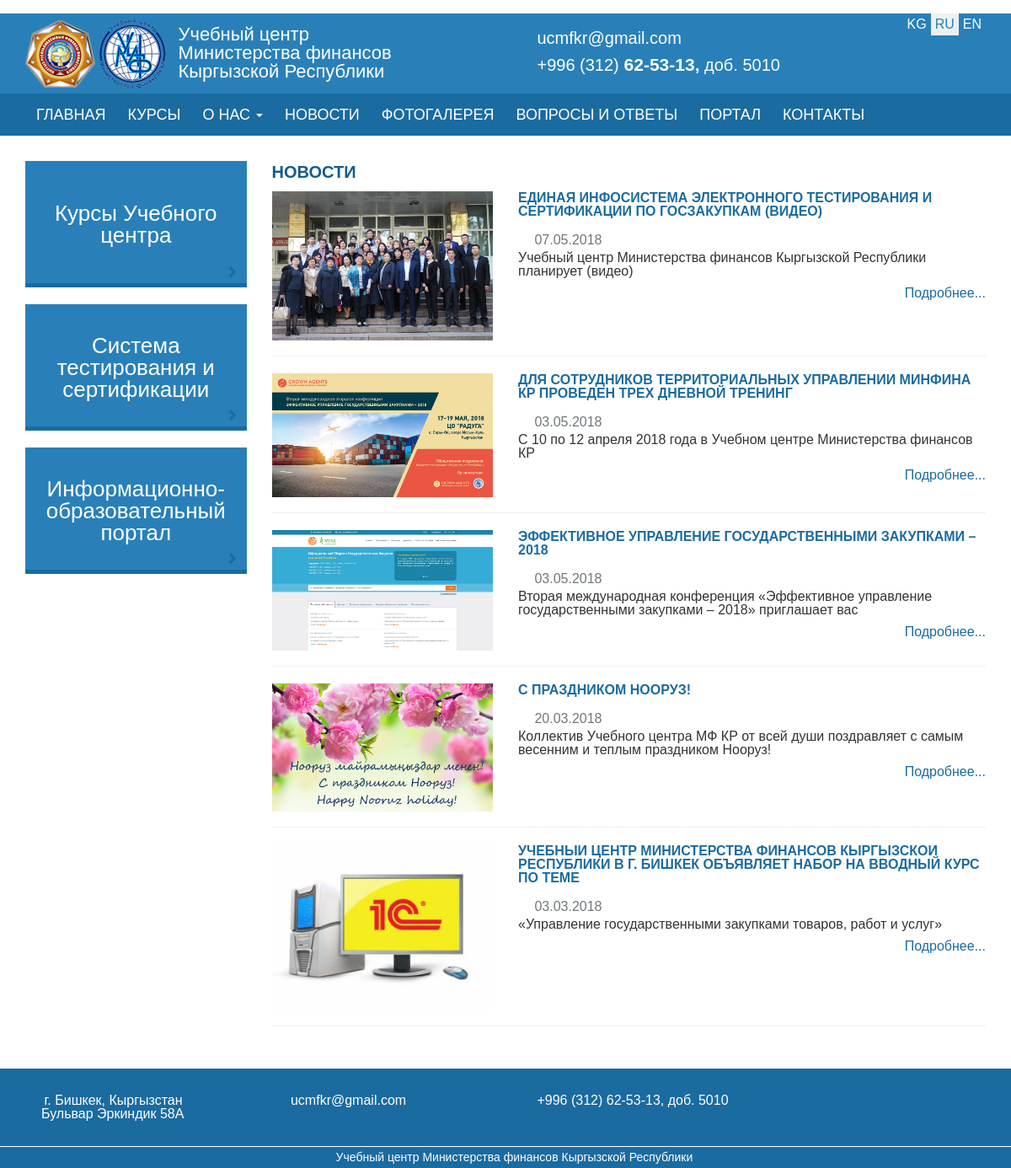
The page /news.html on the database its author committed.
### glavnaya/models.py (models this page shows, shortened)
class New(models.Model):
    title = models.CharField(max_length=150)
    text = models.TextField()
    image = models.ImageField(upload_to='news/', blank=True, null=True)
    preview=models.TextField(max_length=200)
    published=models.DateTimeField(blank=True, null=True)
    def publish_now(self):
        now=self.published.date()
        return now.strftime('%d.%m.%Y')

### glavnaya/views.py (the view)
# urls.py: path('news.html', views.news, name='news'),
def news(request):
    news_all=New.objects.order_by('-published')
    return render(request, 'glavnaya/news.html',locals())

### glavnaya/templates/glavnaya/news.html (shortened to what this page needs)
{%extends "glavnaya/index.html" %}
{% block aside %}
  <div class="item">
      <a href="kursy.html" class="box small-box">
          <div class="top-icon">
              <i class="fa fa-clipboard" aria-hidden="true"></i>
          </div>
          <div class="inner-caption"><h5 class="middle text-center">Курсы Учебного центра</h5></div>
      </a>
  </div>
  <div class="item">
      <a href="http://webtest.uchebcentr-mf.kg" target="_blank" class="box small-box">
          <div class="top-icon">
              <i class="fa fa-file-text" aria-hidden="true"></i>
          </div>
          <div class="inner-caption"><h5 class="middle text-center">Система тестирования и сертификации</h5></div>
      </a>
  </div>
  <div class="item">
      <a href="http://egplms.okmot.kg/" target="_blank" class="box small-box">
          <div class="top-icon">
              <i class="fa fa-list-alt" aria-hidden="true"></i>
          </div>
          <div class="inner-caption"><h5 class="middle text-center">Информационно-образовательный портал</h5></div>
      </a>
  </div>
{% endblock %}
{% block content %}
<div class="content">
  <div class="headline"><h3>Новости</h3></div>
  {%  for i in news_all %}
  <div class="news-item">
    <div class="row">
      <div class="col-md-4">
        <div class="news-img">
          <a href={% url 'new' i.id %}>
            <img src={{i.image.url}} alt={{i.title|truncatewords_html:3}}></a>
         </div>
        </div>
          <div class="col-md-8">
              <div class="news-list">
                <h4><a href={% url 'new' i.id %} class="title-news">{{i.title}}</a></h4>
                  <div class="news-date"><i class="fa fa-calendar" aria-hidden="true"></i>{{ i.publish_now}}</div>
                      <div class="preview-text">
                        <p>{{i.preview|truncatechars_html:150}}</p>
                          </div>
                          <div class="news-more text-right">
                              <a href={% url 'new' i.id %}>Подробнее...</a>
                          </div>
                      </div>
                  </div>
              </div>
          </div>
  {% endfor %}
</div>
{% endblock %}

### static/main.css (style rules this page uses)
html,body { height:100% }
body { font-family:'PTSansRegular',sans-serif;min-width:320px }
p,a,li { font-size:16px }
img { max-width:100% }
a,a:focus,.title h1,header,section.main,footer,.btn,.btn:focus,.btn:hover { color:#fff;outline:none;text-decoration:none }
a.box { display:block;height:200px;background:url(arrow.png) no-repeat 95% 95% #2980b9;border-bottom:7px solid #1a6ba0;position:relative;font-size:30px }
.item,.news-item { margin-bottom:20px;overflow:hidden }
.top-icon { position:absolute;top:10px;left:15px }
.middle { vertical-align:middle;display:table-cell;padding:0 20px }
aside a.small-box { height:150px;font-size:26px;color:#fff;border-bottom:5px solid #1a6ba0 }
a .inner-caption { height:150px;display:table;width:100% }
.pagewrap a { color:#1a6ba0 }
.title-news { display:inline-block;font-weight:700 }
.news-date { color:#6f777b;font-size:16px;margin:18px 0 5px }
.news-date .fa { margin-right:7px }
.news-item { border-bottom:1px solid #ecf0f1;padding-bottom:18px }
.headline { font-size:20px;color:#155c8b;text-transform:uppercase;font-weight:700;line-height:1.3em;margin-bottom:10px }
.news-img { overflow:hidden }
a,button,.news-img a img { -webkit-transition:all .3s linear;-moz-transition:all .3s linear;-ms-transition:all .3s linear;-o-transition:all .3s linear;transition:all .3s linear }
.preview-text { margin-bottom:10px }

### rows shown on the page
New: image (picture), title "ЕДИНАЯ ИНФОСИСТЕМА ЭЛЕКТРОННОГО ТЕСТИРОВАНИЯ И СЕРТИФИКАЦИИ ПО ГОСЗАКУПКАМ (ВИДЕО)", publish_now "07.05.2018", preview "Учебный центр Министерства финансов Кыргызской Республики планирует (видео)"
New: image (picture), title "ДЛЯ СОТРУДНИКОВ ТЕРРИТОРИАЛЬНЫХ УПРАВЛЕНИЙ МИНФИНА КР ПРОВЕДЕН ТРЕХ ДНЕВНОЙ ТРЕНИНГ", publish_now "03.05.2018", preview "С 10 по 12 апреля 2018 года в Учебном центре Министерства финансов КР"
New: image (picture), title "ЭФФЕКТИВНОЕ УПРАВЛЕНИЕ ГОСУДАРСТВЕННЫМИ ЗАКУПКАМИ – 2018", publish_now "03.05.2018", preview "Вторая международная конференция «Эффективное управление государственными закупками – 2018» приглашает вас"
New: image (picture), title "С ПРАЗДНИКОМ НООРУЗ!", publish_now "20.03.2018", preview "Коллектив Учебного центра МФ КР от всей души поздравляет с самым весенним и теплым праздником Нооруз!"
New: image (picture), title "УЧЕБНЫЙ ЦЕНТР МИНИСТЕРСТВА ФИНАНСОВ КЫРГЫЗСКОЙ РЕСПУБЛИКИ В Г. БИШКЕК ОБЪЯВЛЯЕТ НАБОР НА ВВОДНЫЙ КУРС ПО ТЕМЕ", publish_now "03.03.2018", preview "«Управление государственными закупками товаров, работ и услуг»"
